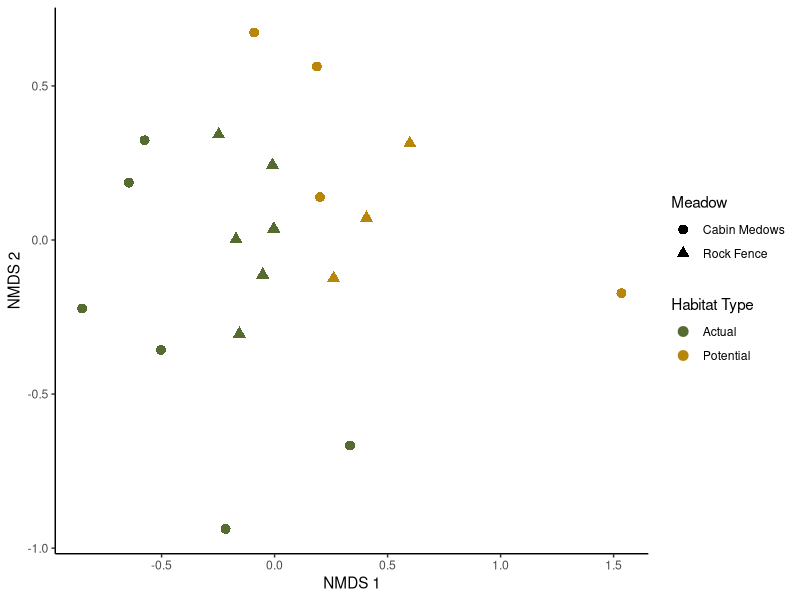
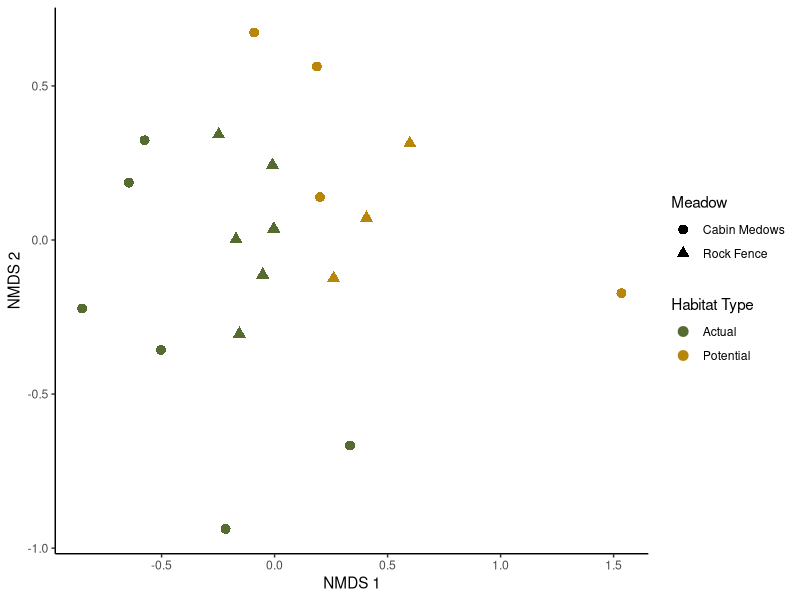

These charts were generated, in order, by the following R code: (Note: this script raises an error after producing the figures.)
library(vegan)
library(tidyverse)
library(here)

### Field data --------------
field.data.raw <- read.csv(here("data/SRWC-seedbank_plant-survey_2024-02-26.csv"), header = TRUE)

## Color 
fun.palatte <- c("darkolivegreen","darkgoldenrod")

## Legend veriables 
meadow_labels <- c("cm" = "Cabin Medows", "rf" = "Rock Fence")
habitat_labels <- c("a" = "Actual", "p" = "Potential")


# removing duplicate rows
dup.1 <- which(field.data.raw$plot == "rf.6.a" & field.data.raw$species.code == "unkfb")[2]
dup.2 <- which(field.data.raw$plot == "rf.4.p" & field.data.raw$species.code == "sidore")[2]
drop <- c(dup.1, dup.2)

field.data <- field.data.raw %>% filter(!row_number() %in% drop)

# switching to wide format for vegan
field.wide <- field.data %>%
pivot_wider(names_from = species.code, values_from = species.count, 
            names_sort = TRUE, values_fill = 0)

view(field.wide)

##Permanova 

# species matrix only
sp.matrix <- field.wide %>% select(abicon:vioadu)

perma.field <- adonis2(sp.matrix ~ habitat + meadow, 
                    data = field.wide, method ="jaccard")

perma.field



## Code for plotting NMDS

jaccard.dist <- vegdist(sp.matrix, method="jaccard")
nmds <- metaMDS(jaccard.dist, k=2, tol=0.001, maxit=100) # figures out where the points should go

nmdsPlot <- tibble(x=nmds$points[,1], y=nmds$points[,2])
nmdsPlot[,c('meadow','habitat','transect','plot')] <- 
  field.wide[,c('meadow','habitat','transect','plot')]

ggplot(nmdsPlot, aes(x, y, shape=factor(meadow), color=factor(habitat))) +
  geom_point(size=3) + 
  scale_color_manual(values = fun.palatte, labels = habitat_labels) +
  scale_shape_manual(values = c(16, 17), labels = meadow_labels) +
  theme_classic() +
  xlab('NMDS 1') +
  ylab('NMDS 2') +
  labs(color = 'Habitat', shape = 'Meadow') +
  guides(color = guide_legend(title = "Habitat Type"),
         shape = guide_legend(title = "Meadow"))

ggsave(filename = "figures/NMDS_species_field-data.png", width = 6, height = 4, units = "in")

## Greenhouse data ---------------
view(greenhouse.sum.clean)

# using greenhouse.sum.clean data from Rmd file

plot.info <- field.wide %>% select(meadow, habitat, transect, plot)

# switching to wide format for vegan
greenhouse.wide <- greenhouse.sum.clean %>%
  left_join(plot.info, by = "plot") %>%
  pivot_wider(names_from = species, values_from = count.max, 
            names_sort = TRUE, values_fill = 0)

view(greenhouse.wide)

##Permanova 

# species matrix only
gh.sp.matrix <- greenhouse.wide %>% select(bunny.ears.boo:white.based.flat.soft.grass)

perma.gh <- adonis2(gh.sp.matrix ~ habitat + meadow, 
                    data = greenhouse.wide, method ="bray")

perma.gh

## Code for plotting NMDS

bray.dist <- vegdist(sp.matrix, method="bray")
nmds <- metaMDS(bray.dist, k=2, tol=0.001, maxit=100) # figures out where the points should go

nmdsPlot2 <- tibble(x=nmds$points[,1], y=nmds$points[,2])
nmdsPlot2[,c('meadow','habitat','transect','plot')] <- 
  greenhouse.wide[,c('meadow','habitat','transect','plot')]

ggplot(nmdsPlot2, aes(x, y, shape=factor(meadow), color=factor(habitat))) +
  geom_point(size=3) + 
  scale_color_manual(values = fun.palatte, labels = habitat_labels) +
  scale_shape_manual(values = c(16, 17), labels = meadow_labels) +
  theme_classic() +
  xlab('NMDS 1') +
  ylab('NMDS 2') +
  labs(color = 'Habitat', shape = 'Meadow') +
  guides(color = guide_legend(title = "Habitat Type"),
         shape = guide_legend(title = "Meadow"))


ggsave(filename = "figures/NMDS_species_greenhouse-data.png", width = 6, height = 4, units = "in")
